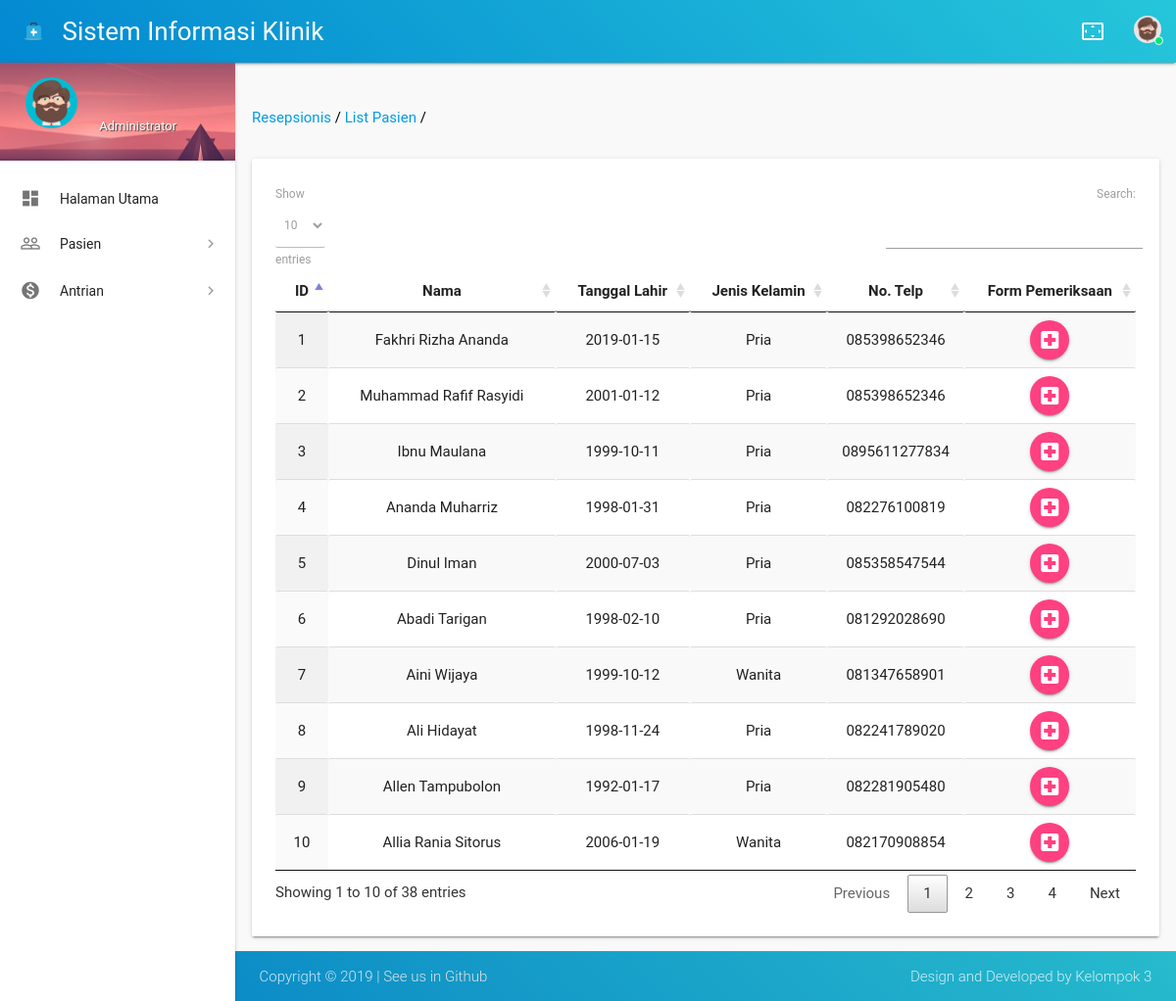
The app's page /index.php/resepsionis/list_pasien with its own data.
### tables this page shows
CREATE TABLE `data_pasien` (
  `dp_id` int(11) NOT NULL,
  `dp_nik` varchar(16) NOT NULL,
  `dp_nama` varchar(75) NOT NULL,
  `dp_jenis_kelamin` enum('Pria','Wanita') NOT NULL,
  `dp_tempat_lahir` varchar(50) NOT NULL,
  `dp_tanggal_lahir` date NOT NULL,
  `dp_alamat` varchar(100) NOT NULL,
  `dp_nomor_telepon` varchar(13) NOT NULL
);

### application/controllers/Resepsionis.php (called while the page is built, shortened)
<?php
class Resepsionis extends CI_Controller
{
    public function __construct()
    {
        $this->load->library('user_management');
        $this->load->library('data_konvertor');
        $this->load->model('Main_model', 'M');
    }
    public function list_pasien()
    {
        $var = [
            'title' => 'List Pasien',
            'content' => '/resepsionis/content/list_pasien',
            'breadcrumbs' => explode('/', 'resepsionis/list_pasien'),
            'pasien' => $this->M->select_data_column(
                'data_pasien',
                [
                    'dp_id', 'dp_nama', 'dp_tanggal_lahir', 'dp_jenis_kelamin', 'dp_nomor_telepon'
                ]
            )->result()
        ];
        $this->load->vars($var);
        $this->load->view('resepsionis/layout');
    }
}

### index.php (called while the page is built, shortened)
<?php
require_once BASEPATH.'core/CodeIgniter.php';

### application/models/Main_model.php (called while the page is built, shortened)
<?php
class Main_model extends CI_Model
{
    public function select_data_column($namatabel, $column)
    {
        $column_formatted = [];
        foreach ($column as $key => $value) {
            array_push($column_formatted, "$value");
        }
        $query = $this->db->query('SELECT ' . implode(', ', $column_formatted) . ' FROM ' . $namatabel);
        return $query;
    }
}

### application/views/resepsionis/content/list_pasien.php (the view)
<section id="content">
    <div class="container">
        <div class="row">
            <br><br>
            <div class="col s11 black-text">
                <?php
                    $link = '';
                    foreach ($breadcrumbs as $crumbs) {
                        $link = $link . '/' . $crumbs; ?>
                <a href="<?= base_url($link) ?>" id="breadcrumb"><?= ucwords(str_replace('_', ' ', $crumbs)) ?></a>
                /
                <?php
                    } ?>
            </div>
            <div class="col s1"></div>
            <br><br>
        </div>
        <div class="row">
            <div class="col s12">
                <div class="card-panel">
                    <table id="tabel" class="display centered hover responsive-table">
                        <thead>
                            <tr>
                                <th>ID</th>
                                <th>Nama</th>
                                <th>Tanggal Lahir</th>
                                <th>Jenis Kelamin</th>
                                <th>No. Telp</th>
                                <th>Form Pemeriksaan</th>
                            </tr>
                        </thead>
                        <tbody>
                            <?php foreach ($pasien as $data): ?>
                            <tr>
                                <td><?= $data->dp_id ?>
                                </td>
                                <td><?= $data->dp_nama ?>
                                </td>
                                <td><?= $data->dp_tanggal_lahir ?>
                                </td>
                                <td><?= $data->dp_jenis_kelamin ?>
                                </td>
                                <td><?= $data->dp_nomor_telepon ?>
                                </td>
                                <td><a class="waves-effect waves-light btn-floating" href="http://localhost/Klinik/admin/pemeriksaan_kesehatan_pasien/<?= $data->dp_id ?>"><i
                                            class="material-icons left">local_hospital</i>
                                        Edit</a>
                                </td>
                            </tr>
                            <?php endforeach; ?>
                        </tbody>
                    </table>
                </div>
            </div>
        </div>
</section>

### application/views/resepsionis/layout.php (shortened to what this page needs)
<!DOCTYPE html>
<html lang="en">
<head>
  <link href="<?php echo base_url('assets/css/materialize.css') ?>"
    type="text/css" rel="stylesheet">
  <link href="<?php echo base_url('assets/css/materialize-admin.css') ?>"
    type="text/css" rel="stylesheet">
  <link href="<?php echo base_url('assets/css/materialize-style.css')?>"
    type="text/css" rel="stylesheet">
  <link href="<?php echo base_url('assets/css/main.css')?>"
    type="text/css" rel="stylesheet">
  <link href="<?php echo base_url('assets/vendors/perfect-scrollbar/perfect-scrollbar.css')?>"
    type="text/css" rel="stylesheet">
  <link href="<?php echo base_url('assets/vendors/flag-icon/css/flag-icon.min.css')?>"
    type="text/css" rel="stylesheet">
  <link rel="stylesheet" href="<?php echo base_url('assets/datatables.min.css')?>">
</head>
<body>
  <header id="header" class="page-topbar">
    <div class="navbar-fixed">
      <nav class="navbar-color gradient-45deg-light-blue-cyan">
        <div class="nav-wrapper">
          <ul class="left">
            <li>
              <h1 class="logo-wrapper">
                <a href="<?= base_url() ?>" class="brand-logo darken-1">
                  <img src="<?php echo base_url('assets/images/logo/materialize-logo.png')?>"
                    alt="Logo Klinik">
                  <span class="logo-text hide-on-med-and-down">Sistem Informasi Klinik</span>
                </a>
              </h1>
            </li>
          </ul>
          <ul class="right hide-on-med-and-down">
            <li>
              <a href="javascript:void(0);" class="waves-effect waves-block waves-light toggle-fullscreen">
                <i class="material-icons">settings_overscan</i>
              </a>
            </li>
            <li>
              <a href="javascript:void(0);" class="waves-effect waves-block waves-light profile-button" data-activates="profile-dropdown">
                <span class="avatar-status avatar-online">
                  <img src="<?php echo base_url('assets/images/avatar/avatar-7.png')?>"
                    alt="avatar">
                  <i></i>
                </span>
              </a>
            </li>
          </ul>
        </div>
      </nav>
    </div>
  </header>
  <div id="main">
    <div class="wrapper">
      <aside id="left-sidebar-nav">
        <ul id="slide-out" class="side-nav fixed leftside-navigation">
          <li class="user-details cyan darken-2">
            <div class="row">
              <div class="col col s4 m4 l4">
                <img src="<?php echo base_url('assets/images/avatar/avatar-7.png')?>"
                  alt="" class="circle responsive-img valign profile-image cyan">
              </div>
              <div class="col col s8 m8 l8">
                <a class="btn-flat dropdown-button waves-effect waves-light white-text profile-btn" href="#"
                  data-activates="profile-dropdown-nav"><?= $this->session->userdata('nama') ?></a>
                <p class="user-roal">Administrator</p>
              </div>
            </div>
          </li>
          <li class="no-padding">
            <ul class="collapsible" data-collapsible="accordion">
              <li class="bold">
                <a href="<?= base_url() ?>" class="waves-effect waves-cyan">
                  <i class="material-icons">dashboard</i>
                  <span class="nav-text">Halaman Utama</span>
                </a>
              </li>
              <li class="bold">
                <a class="collapsible-header waves-effect">
                  <i class="material-icons">people_outline</i>
                  <span class="nav-text">Pasien</span>
                </a>
              </li>
              <li class="bold">
                <a class="collapsible-header waves-effect">
                  <i class="material-icons">monetization_on</i>
                  <span class="nav-text">Antrian</span>
                </a>
              </li>
            </ul>
          </li>
        </ul>
      </aside>
      <?php $this->load->view($content)?>
    </div>
  </div>
  <footer class="page-footer gradient-45deg-light-blue-cyan">
    <div class="footer-copyright">
      <div class="container">
        <span>Copyright ©
           <a class="grey-text text-lighten-2" href="https://github.com/fakhririzha/klinik" target="_blank"> |
            See
            us in Github</a></span>
        <span class="right hide-on-small-only"> Design and Developed by Kelompok 3</span>
      </div>
    </div>
  </footer>
</body>
</html>

### records on screen
data_pasien: dp_id "1", dp_nama "Fakhri Rizha Ananda", dp_tanggal_lahir "2019-01-15", dp_jenis_kelamin "Pria", dp_nomor_telepon "085398652346"
data_pasien: dp_id "2", dp_nama "Muhammad Rafif Rasyidi", dp_tanggal_lahir "2001-01-12", dp_jenis_kelamin "Pria", dp_nomor_telepon "085398652346"
data_pasien: dp_id "3", dp_nama "Ibnu Maulana", dp_tanggal_lahir "1999-10-11", dp_jenis_kelamin "Pria", dp_nomor_telepon "0895611277834"
data_pasien: dp_id "4", dp_nama "Ananda Muharriz", dp_tanggal_lahir "1998-01-31", dp_jenis_kelamin "Pria", dp_nomor_telepon "082276100819"
data_pasien: dp_id "5", dp_nama "Dinul Iman", dp_tanggal_lahir "2000-07-03", dp_jenis_kelamin "Pria", dp_nomor_telepon "085358547544"
data_pasien: dp_id "6", dp_nama "Abadi Tarigan", dp_tanggal_lahir "1998-02-10", dp_jenis_kelamin "Pria", dp_nomor_telepon "081292028690"
data_pasien: dp_id "7", dp_nama "Aini Wijaya", dp_tanggal_lahir "1999-10-12", dp_jenis_kelamin "Wanita", dp_nomor_telepon "081347658901"
data_pasien: dp_id "8", dp_nama "Ali Hidayat", dp_tanggal_lahir "1998-11-24", dp_jenis_kelamin "Pria", dp_nomor_telepon "082241789020"
data_pasien: dp_id "9", dp_nama "Allen Tampubolon", dp_tanggal_lahir "1992-01-17", dp_jenis_kelamin "Pria", dp_nomor_telepon "082281905480"
data_pasien: dp_id "10", dp_nama "Allia Rania Sitorus", dp_tanggal_lahir "2006-01-19", dp_jenis_kelamin "Wanita", dp_nomor_telepon "082170908854"

### other values on screen
str_replace('_', ' ', $crumbs) "Resepsionis"
str_replace('_', ' ', $crumbs) "List Pasien"
